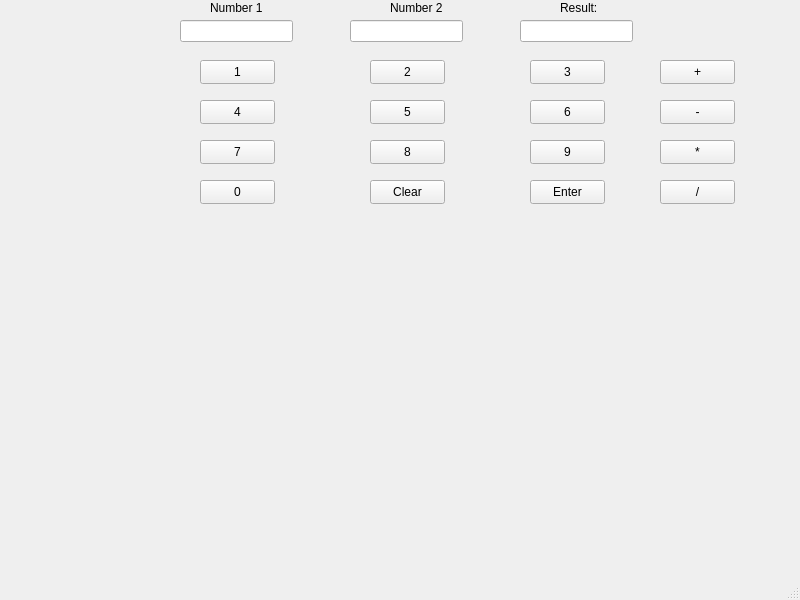
<?xml version="1.0" encoding="UTF-8"?>
<ui version="4.0">
 <class>MainWindow</class>
 <widget class="QMainWindow" name="MainWindow">
  <property name="geometry">
   <rect>
    <x>0</x>
    <y>0</y>
    <width>800</width>
    <height>600</height>
   </rect>
  </property>
  <property name="windowTitle">
   <string>MainWindow</string>
  </property>
  <widget class="QWidget" name="centralwidget">
   <widget class="QLineEdit" name="num1">
    <property name="geometry">
     <rect>
      <x>180</x>
      <y>20</y>
      <width>113</width>
      <height>22</height>
     </rect>
    </property>
   </widget>
   <widget class="QLineEdit" name="num2">
    <property name="geometry">
     <rect>
      <x>350</x>
      <y>20</y>
      <width>113</width>
      <height>22</height>
     </rect>
    </property>
   </widget>
   <widget class="QLineEdit" name="result">
    <property name="geometry">
     <rect>
      <x>520</x>
      <y>20</y>
      <width>113</width>
      <height>22</height>
     </rect>
    </property>
   </widget>
   <widget class="QPushButton" name="N1">
    <property name="geometry">
     <rect>
      <x>200</x>
      <y>60</y>
      <width>75</width>
      <height>24</height>
     </rect>
    </property>
    <property name="text">
     <string>1</string>
    </property>
   </widget>
   <widget class="QPushButton" name="N2">
    <property name="geometry">
     <rect>
      <x>370</x>
      <y>60</y>
      <width>75</width>
      <height>24</height>
     </rect>
    </property>
    <property name="text">
     <string>2</string>
    </property>
   </widget>
   <widget class="QPushButton" name="N3">
    <property name="geometry">
     <rect>
      <x>530</x>
      <y>60</y>
      <width>75</width>
      <height>24</height>
     </rect>
    </property>
    <property name="text">
     <string>3</string>
    </property>
   </widget>
   <widget class="QPushButton" name="add">
    <property name="geometry">
     <rect>
      <x>660</x>
      <y>60</y>
      <width>75</width>
      <height>24</height>
     </rect>
    </property>
    <property name="text">
     <string>+</string>
    </property>
   </widget>
   <widget class="QPushButton" name="N4">
    <property name="geometry">
     <rect>
      <x>200</x>
      <y>100</y>
      <width>75</width>
      <height>24</height>
     </rect>
    </property>
    <property name="text">
     <string>4</string>
    </property>
   </widget>
   <widget class="QPushButton" name="N7">
    <property name="geometry">
     <rect>
      <x>200</x>
      <y>140</y>
      <width>75</width>
      <height>24</height>
     </rect>
    </property>
    <property name="text">
     <string>7</string>
    </property>
   </widget>
   <widget class="QPushButton" name="N0">
    <property name="geometry">
     <rect>
      <x>200</x>
      <y>180</y>
      <width>75</width>
      <height>24</height>
     </rect>
    </property>
    <property name="text">
     <string>0</string>
    </property>
   </widget>
   <widget class="QPushButton" name="N5">
    <property name="geometry">
     <rect>
      <x>370</x>
      <y>100</y>
      <width>75</width>
      <height>24</height>
     </rect>
    </property>
    <property name="text">
     <string>5</string>
    </property>
   </widget>
   <widget class="QPushButton" name="N8">
    <property name="geometry">
     <rect>
      <x>370</x>
      <y>140</y>
      <width>75</width>
      <height>24</height>
     </rect>
    </property>
    <property name="text">
     <string>8</string>
    </property>
   </widget>
   <widget class="QPushButton" name="C1">
    <property name="geometry">
     <rect>
      <x>370</x>
      <y>180</y>
      <width>75</width>
      <height>24</height>
     </rect>
    </property>
    <property name="text">
     <string>Clear</string>
    </property>
   </widget>
   <widget class="QPushButton" name="N6">
    <property name="geometry">
     <rect>
      <x>530</x>
      <y>100</y>
      <width>75</width>
      <height>24</height>
     </rect>
    </property>
    <property name="text">
     <string>6</string>
    </property>
   </widget>
   <widget class="QPushButton" name="N9">
    <property name="geometry">
     <rect>
      <x>530</x>
      <y>140</y>
      <width>75</width>
      <height>24</height>
     </rect>
    </property>
    <property name="text">
     <string>9</string>
    </property>
   </widget>
   <widget class="QPushButton" name="enter">
    <property name="geometry">
     <rect>
      <x>530</x>
      <y>180</y>
      <width>75</width>
      <height>24</height>
     </rect>
    </property>
    <property name="text">
     <string>Enter</string>
    </property>
   </widget>
   <widget class="QPushButton" name="sub">
    <property name="geometry">
     <rect>
      <x>660</x>
      <y>100</y>
      <width>75</width>
      <height>24</height>
     </rect>
    </property>
    <property name="text">
     <string>-</string>
    </property>
   </widget>
   <widget class="QPushButton" name="mul">
    <property name="geometry">
     <rect>
      <x>660</x>
      <y>140</y>
      <width>75</width>
      <height>24</height>
     </rect>
    </property>
    <property name="text">
     <string>*</string>
    </property>
   </widget>
   <widget class="QPushButton" name="div">
    <property name="geometry">
     <rect>
      <x>660</x>
      <y>180</y>
      <width>75</width>
      <height>24</height>
     </rect>
    </property>
    <property name="text">
     <string>/</string>
    </property>
   </widget>
   <widget class="QLabel" name="label">
    <property name="geometry">
     <rect>
      <x>210</x>
      <y>0</y>
      <width>61</width>
      <height>16</height>
     </rect>
    </property>
    <property name="text">
     <string>Number 1</string>
    </property>
   </widget>
   <widget class="QLabel" name="label_2">
    <property name="geometry">
     <rect>
      <x>390</x>
      <y>0</y>
      <width>71</width>
      <height>16</height>
     </rect>
    </property>
    <property name="text">
     <string>Number 2</string>
    </property>
   </widget>
   <widget class="QLabel" name="label_3">
    <property name="geometry">
     <rect>
      <x>560</x>
      <y>0</y>
      <width>49</width>
      <height>16</height>
     </rect>
    </property>
    <property name="text">
     <string>Result:</string>
    </property>
   </widget>
  </widget>
  <widget class="QMenuBar" name="menubar">
   <property name="geometry">
    <rect>
     <x>0</x>
     <y>0</y>
     <width>800</width>
     <height>22</height>
    </rect>
   </property>
  </widget>
  <widget class="QStatusBar" name="statusbar"/>
 </widget>
 <resources/>
 <connections/>
</ui>
